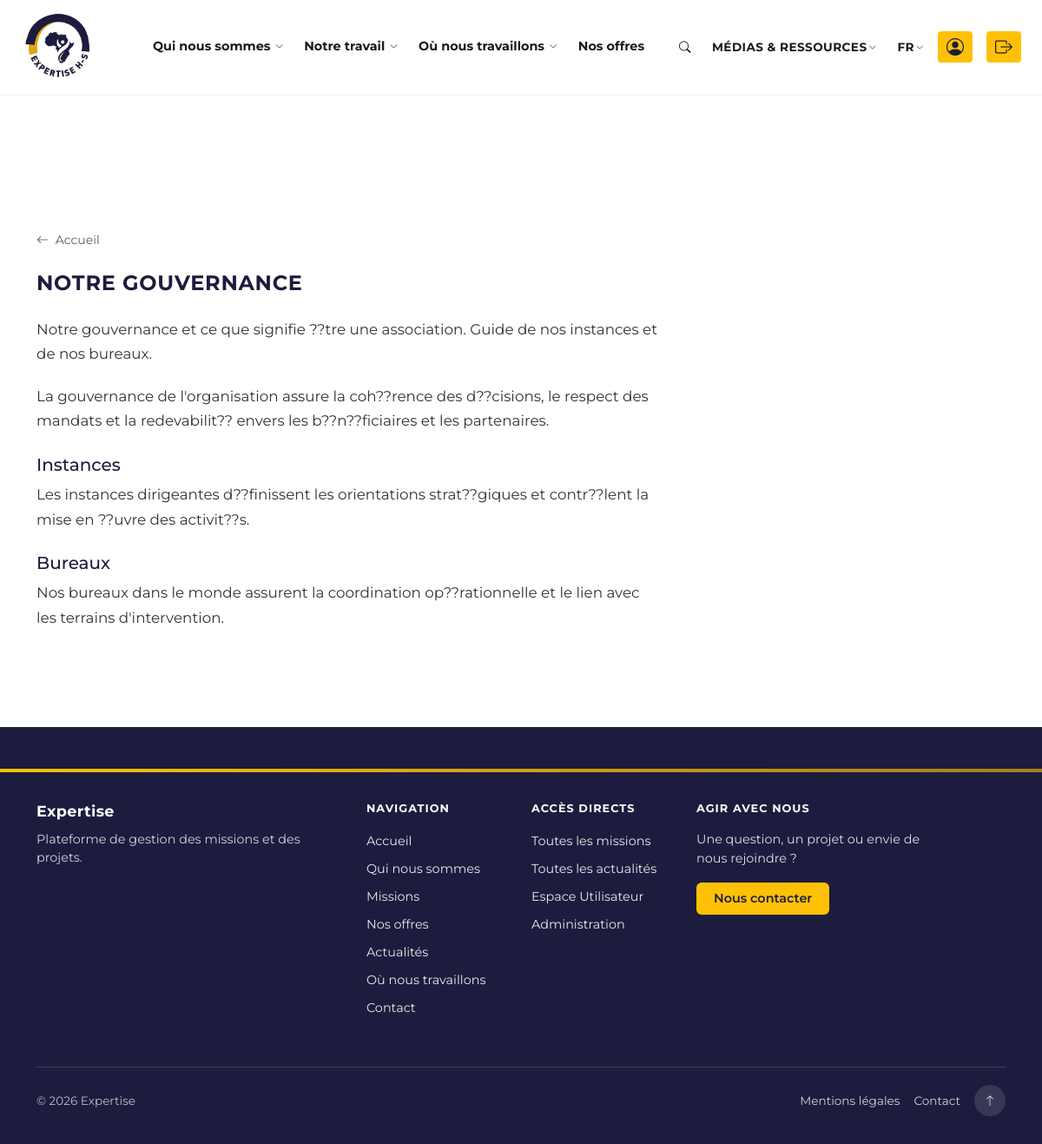
/governance.php (signed in), run on the app's committed database.
### tables this page shows
CREATE TABLE `governance_page` (
  `id` int UNSIGNED NOT NULL,
  `organisation_id` int UNSIGNED DEFAULT NULL COMMENT 'NULL = contenu par d??faut',
  `intro_block1` text,
  `intro_block2` text,
  `section_instances_title` varchar(255) DEFAULT NULL,
  `section_instances_text` text,
  `section_bureaux_title` varchar(255) DEFAULT NULL,
  `section_bureaux_text` text,
  `created_at` timestamp NULL DEFAULT CURRENT_TIMESTAMP,
  `updated_at` timestamp NULL DEFAULT CURRENT_TIMESTAMP ON UPDATE CURRENT_TIMESTAMP
);

### governance.php (the view, shortened to what this page needs)
<?php
$organisation = null;
$pageContent = null;
require_once __DIR__ . '/inc/db.php';
if ($pdo) {
    $pdo->exec("SET NAMES 'utf8mb4'");
    $orgId = $organisation ? (int) $organisation->id : null;
    try {
        $stmt = $pdo->prepare("SELECT id, intro_block1, intro_block2, section_instances_title, section_instances_text, section_bureaux_title, section_bureaux_text FROM governance_page WHERE organisation_id = ? OR organisation_id IS NULL ORDER BY organisation_id IS NULL ASC LIMIT 1");
        $stmt->execute([$orgId]);
        $pageContent = $stmt->fetch(PDO::FETCH_OBJ);
    } catch (PDOException $e) {
        $pageContent = null;
    }
}
$intro1 = $pageContent ? ($pageContent->intro_block1 ?? 'Notre gouvernance et ce que signifie être une association. Guide de nos instances et de nos bureaux.') : 'Notre gouvernance et ce que signifie être une association. Guide de nos instances et de nos bureaux.';
$intro2 = $pageContent ? ($pageContent->intro_block2 ?? 'La gouvernance de l\'organisation assure la cohérence des décisions, le respect des mandats et la redevabilité envers les bénéficiaires et les partenaires.') : 'La gouvernance de l\'organisation assure la cohérence des décisions, le respect des mandats et la redevabilité envers les bénéficiaires et les partenaires.';
$instancesTitle = $pageContent ? ($pageContent->section_instances_title ?? 'Instances') : 'Instances';
$instancesText = $pageContent ? ($pageContent->section_instances_text ?? 'Les instances dirigeantes définissent les orientations stratégiques et contrôlent la mise en œuvre des activités.') : 'Les instances dirigeantes définissent les orientations stratégiques et contrôlent la mise en œuvre des activités.';
$bureauxTitle = $pageContent ? ($pageContent->section_bureaux_title ?? 'Bureaux') : 'Bureaux';
$bureauxText = $pageContent ? ($pageContent->section_bureaux_text ?? 'Nos bureaux dans le monde assurent la coordination opérationnelle et le lien avec les terrains d\'intervention.') : 'Nos bureaux dans le monde assurent la coordination opérationnelle et le lien avec les terrains d\'intervention.';
require_once __DIR__ . '/inc/page-static.php';
?>
    <section class="py-5 page-content">
        <div class="container">
            <nav aria-label="Fil d'Ariane" class="mb-4">
                <a href="<?= htmlspecialchars($baseUrl) ?>index" class="text-muted text-decoration-none small"><i class="bi bi-arrow-left me-1"></i> Accueil</a>
            </nav>
            <h1 class="section-heading mb-4">Notre gouvernance</h1>
            <div class="content-prose">
                <?php if ($intro1 !== ''): ?><p><?= nl2br(htmlspecialchars($intro1)) ?></p><?php endif; ?>
                <?php if ($intro2 !== ''): ?><p><?= nl2br(htmlspecialchars($intro2)) ?></p><?php endif; ?>
                <?php if ($instancesTitle !== '' || $instancesText !== ''): ?>
                    <h2 class="h5 mt-4 mb-2"><?= htmlspecialchars($instancesTitle) ?></h2>
                    <?php if ($instancesText !== ''): ?><p><?= nl2br(htmlspecialchars($instancesText)) ?></p><?php endif; ?>
                <?php endif; ?>
                <?php if ($bureauxTitle !== '' || $bureauxText !== ''): ?>
                    <h2 class="h5 mt-4 mb-2"><?= htmlspecialchars($bureauxTitle) ?></h2>
                    <?php if ($bureauxText !== ''): ?><p><?= nl2br(htmlspecialchars($bureauxText)) ?></p><?php endif; ?>
                <?php endif; ?>
            </div>
        </div>
    </section>
<?php require __DIR__ . '/inc/footer.php'; ?>

### inc/style.css (style rules this page uses)
:root { --msf-red: #FFC107; --msf-yellow: #FFC107; --msf-blue-dark: #1D1C3E; --msf-dark: #1D1C3E; --pam-blue: #0071BC; --msf-dark-nav: #2d2d4e; --msf-font: "Montserrat", -apple-system, BlinkMacSystemFont, "Segoe UI", sans-serif; --msf-nav-font: "Montserrat", -apple-system, BlinkMacSystemFont, sans-serif; }
* { font-family: var(--msf-font); }
body, html { font-family: var(--msf-font); margin: 0; padding: 0; padding-top: 108px; overflow-x: hidden; }
[class^="bi-"], [class*=" bi-"] { font-family: "bootstrap-icons" !important; }
.section-heading { font-size: 1.5rem; font-weight: 700; color: var(--msf-blue-dark); margin-bottom: 1.5rem; text-transform: uppercase; letter-spacing: 0.03em; }
.page-content .content-prose { font-size: 1.05rem; line-height: 1.7; color: #333; max-width: 720px; }
.page-content .content-prose p { margin-bottom: 1.25rem; }
.page-content .content-prose p:last-child { margin-bottom: 0; }
.page-content .content-prose h2 { color: var(--msf-blue-dark); margin-top: 1.5rem; margin-bottom: 0.75rem; }

### data on the page
governance_page: intro_block1 "Notre gouvernance et ce que signifie ??tre une association. Guide de nos instances et de nos bureaux.", intro_block2 "La gouvernance de l'organisation assure la coh??rence des d??cisions, le respect des mandats et la redevabilit?? envers les b??n??ficiaires et les partenaires.", section_instances_title "Instances", section_instances_text "Les instances dirigeantes d??finissent les orientations strat??giques et contr??lent la mise en ??uvre des activit??s.", section_bureaux_title "Bureaux", section_bureaux_text "Nos bureaux dans le monde assurent la coordination op??rationnelle et le lien avec les terrains d'intervention."

### other printed values
$footerOrgName "Expertise"
